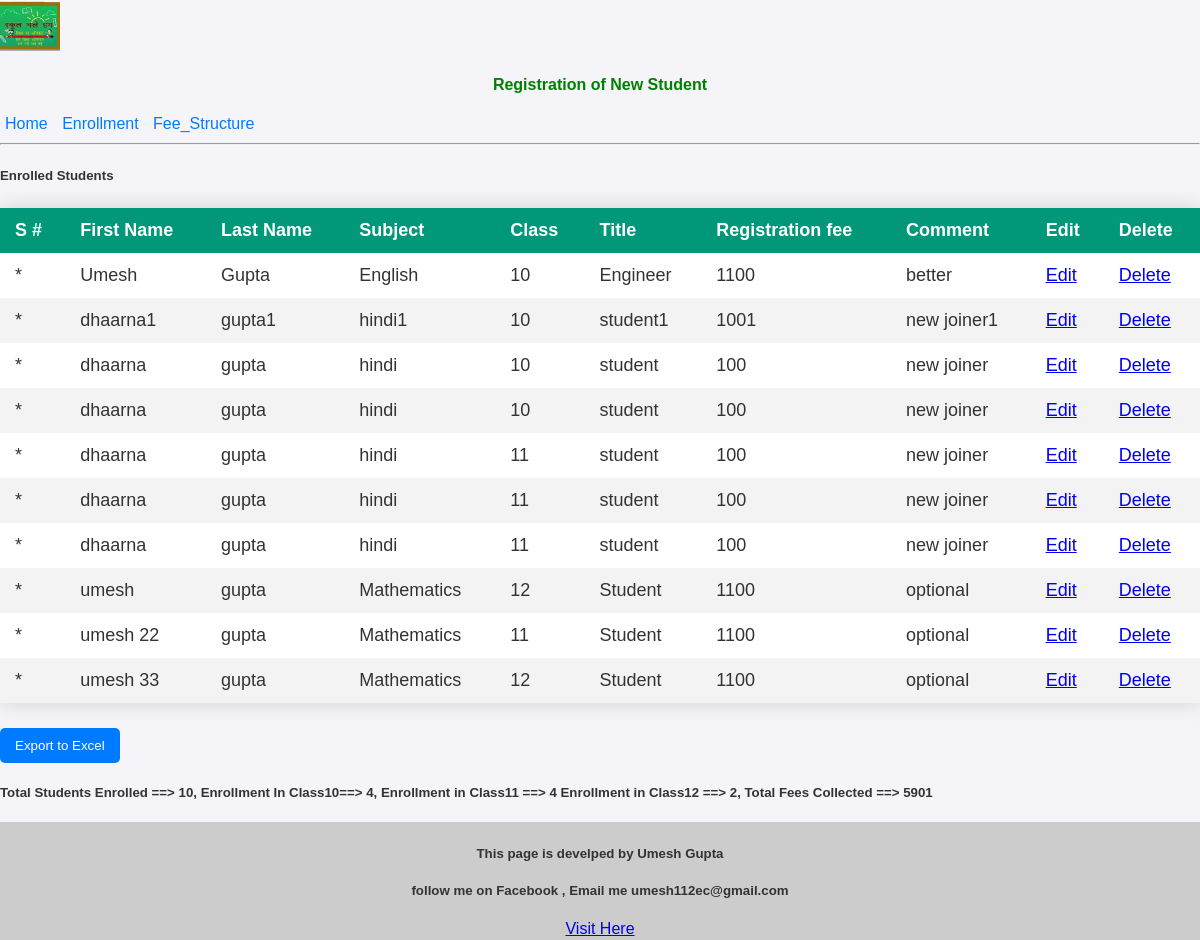
The app's page /, older data.
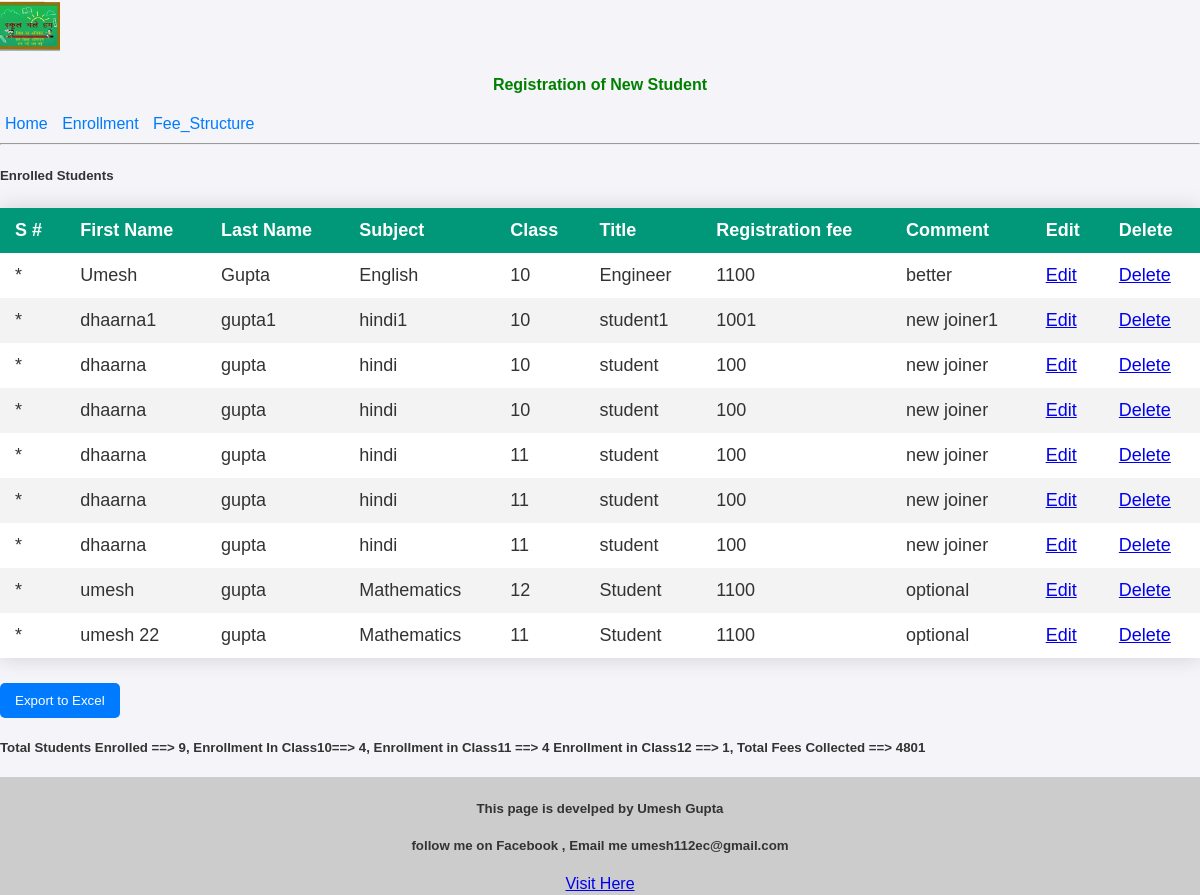
The same page, newer data.
### tables this page shows
CREATE TABLE registration
                 (ID INTEGER PRIMARY KEY AUTOINCREMENT, F_Name TEXT, L_Name TEXT, Subject TEXT, Class TEXT, Title TEXT, Registration_Fees INTEGER, comment TEXT);

### app.py (the view)
@app.route('/')
def index():
    conn = sqlite3.connect('registration.db')
    c = conn.cursor()
    c.execute("SELECT * FROM registration")
    registration = c.fetchall()
    c.execute("select sum(registration_fees) FROM registration")
    sums = c.fetchone()[0]
    c.execute("select count(*) FROM registration")
    enrolcount = c.fetchone()[0]
    c.execute("select count(*) FROM registration where class=10")
    class10 = c.fetchone()[0]
    c.execute("select count(*) FROM registration where class=11")
    class11 = c.fetchone()[0]
    c.execute("select count(*) FROM registration where class=12")
    class12 = c.fetchone()[0]
    conn.close()
    return render_template("index.html", registration=registration, sums=sums, enrolcount=enrolcount, class10=class10, class11=class11, class12=class12)

### templates/index.html (shortened to what this page needs)
{% extends "layout.html" %}
{% block content %}
<h5>Enrolled Students</h5>
<table class="styled-table", id="data-table">
    <thead>
    <tr>
        <th>S #</th>
        <th>First Name</th>
        <th>Last Name</th>
        <th>Subject</th>
        <th>Class</th>
        <th>Title</th>
        <th>Registration fee</th>
        <th>Comment</th>
        <th>Edit</th>
        <th>Delete</th>
     </tr>
    </thead>
    <tbody>
    {% for reg in registration %}
      <tr>
      <td> * </td>
      <td> {{ reg[1]}} </td>
      <td> {{ reg[2]}} </td>
      <td> {{ reg[3]}} </td>
      <td> {{ reg[4]}} </td>
      <td> {{ reg[5]}} </td>
      <td> {{ reg[6]}} </td>
      <td> {{ reg[7]}} </td>
      <td>  <a href="{{ url_for('edit_register', register_id=reg[0]) }}">Edit</a> </td>
      <td>  <a href="{{ url_for('delete_register', register_id=reg[0]) }}" onclick="return confirm('Are you sure to Delete the registration?')">Delete</a></td>
    </tr>
        {% endfor %}
    </tbody>
</table>
<button onclick="exportTableToExcel('data-table', 'table-data')">Export to Excel</button>
<h5> Total Students Enrolled ==>  {{enrolcount}},  Enrollment In Class10==>  {{class10}}, Enrollment in Class11 ==>  {{class11}}
     Enrollment in Class12 ==> {{class12}}, Total Fees Collected ==> {{ sums}}     </h5>
{% endblock %}

Row changes from the older to the newer data that the page shows:
removed registration: F_Name "umesh 33", L_Name "gupta", Subject "Mathematics", Class "12", Title "Student", Registration_Fees "1100", comment "optional"
Text that changed along with them:
{{ enrolcount }}: "10" → "9"
{{ class12 }}: "2" → "1"
{{ sums }}: "5901" → "4801"
